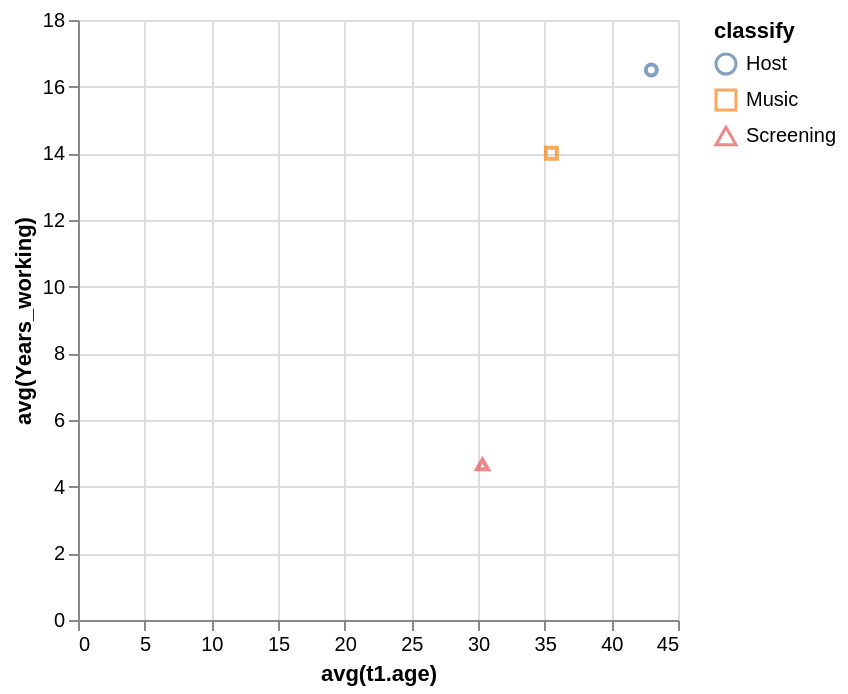

The Vega-Lite source for this figure:
### Vega-Lite specification from a JSON file in a GitHub repository (floating-point values rounded to 4 significant figures)
{"data": {"values": [{"x_data": 43, "y_data": 16.5, "classify": "Host"}, {"x_data": 35.5, "y_data": 14, "classify": "Music"}, {"x_data": 30.33, "y_data": 4.667, "classify": "Screening"}]}, "mark": "point", "encoding": {"x": {"field": "x_data", "type": "quantitative", "title": "avg(t1.age)", "scale": {"zero": "false"}}, "y": {"field": "y_data", "type": "quantitative", "title": "avg(Years_working)", "scale": {"zero": "false"}}, "color": {"field": "classify", "type": "nominal"}, "shape": {"field": "classify", "type": "nominal"}}}
